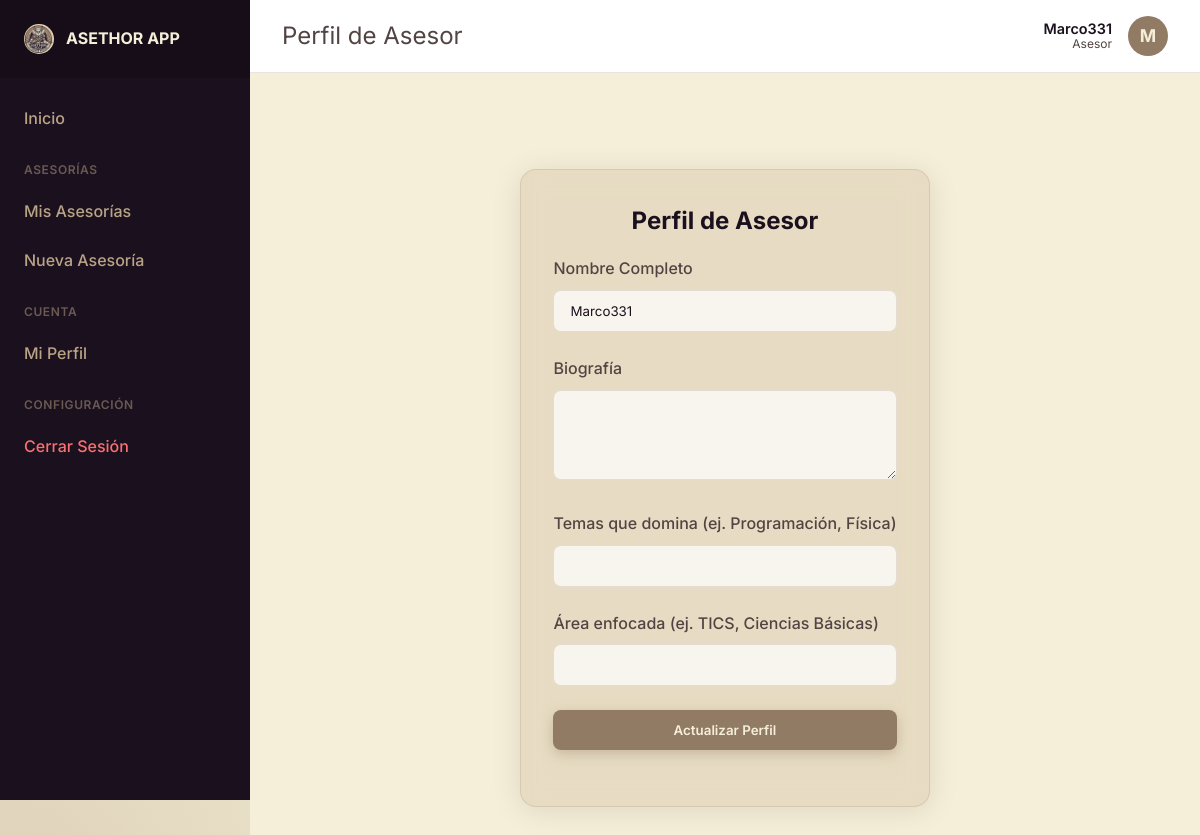
Page /asesor/profile (signed in) on the committed database.
### app/models.py (models this page shows, shortened)
class Profile(db.Model):
    id = db.Column(db.Integer, primary_key=True)
    user_id = db.Column(db.Integer, db.ForeignKey('user.id'), nullable=False)
    full_name = db.Column(db.String(100), nullable=True)
    bio = db.Column(db.Text, nullable=True)
    strengths = db.Column(db.String(200), nullable=True) # e.g. "matemáticas, programación"
    focus_areas = db.Column(db.String(200), nullable=True) # e.g. "álgebra, base de datos sql"
    rating_avg = db.Column(db.Float, default=0.0) # Calculated average for Asesores

class User(db.Model, UserMixin):
    id = db.Column(db.Integer, primary_key=True)
    username = db.Column(db.String(20), unique=True, nullable=False)
    password_hash = db.Column(db.String(60), nullable=False)
    role = db.Column(db.String(20), nullable=False, default='Estudiante') # Super-Admin, Admin, Asesor, Estudiante
    profile = db.relationship('Profile', backref='user', uselist=False, cascade='all, delete-orphan')
    sessions_given = db.relationship('TutoringSession', backref='asesor', cascade='all, delete-orphan')
    reviews_received = db.relationship('Review', foreign_keys='Review.asesor_id', backref='asesor_reviewed', cascade='all, delete-orphan')
    enrollments = db.relationship('Enrollment', backref='student', cascade='all, delete-orphan')
    reviews_given = db.relationship('Review', foreign_keys='Review.student_id', backref='student_reviewer', cascade='all, delete-orphan')

### app/routes/asesor.py (the view)
@asesor.route('/profile', methods=['GET', 'POST'])
def profile():
    form = UpdateAsesorProfileForm()
    if form.validate_on_submit():
        current_user.profile.full_name = form.full_name.data
        current_user.profile.bio = form.bio.data
        current_user.profile.strengths = form.strengths.data
        current_user.profile.focus_areas = form.focus_areas.data
        db.session.commit()
        flash('Tu perfil ha sido actualizado.', 'success')
        return redirect(url_for('asesor.profile'))
    elif request.method == 'GET':
        form.full_name.data = current_user.profile.full_name
        form.bio.data = current_user.profile.bio
        form.strengths.data = current_user.profile.strengths
        form.focus_areas.data = current_user.profile.focus_areas
    return render_template('asesor/profile.html', title='Perfil de Asesor', form=form)

### app/forms/asesor_forms.py
class UpdateAsesorProfileForm(FlaskForm):
    full_name = StringField('Nombre Completo', validators=[Length(max=100)])
    bio = TextAreaField('Biografía', validators=[Length(max=500)])
    strengths = StringField('Temas que domina (ej. Programación, Física)', validators=[Length(max=200)])
    focus_areas = StringField('Área enfocada (ej. TICS, Ciencias Básicas)', validators=[Length(max=200)])
    submit = SubmitField('Actualizar Perfil')

### app/models.py (called while the page is built)
@login_manager.user_loader
def load_user(user_id):
    return User.query.get(int(user_id))

### app/routes/asesor.py (called while the page is built)
@asesor.before_request
@login_required
def check_asesor():
    if current_user.role != 'Asesor':
        flash('Acceso denegado. Esta sección es solo para asesores.', 'danger')
        return redirect(url_for('main.home'))

### app/templates/asesor/profile.html (shortened to what this page needs)
{% extends 'base.html' %}
{% block content %}
<div class="auth-container glass card" style="max-width: 600px;">
    <h2 class="text-center mb-2">{{ title }}</h2>
    <form method="POST" action="">
        <div class="form-group">{{ form.full_name.label }} {{ form.full_name(class="form-control") }}</div>
        <div class="form-group">{{ form.bio.label }} {{ form.bio(class="form-control", rows=4) }}</div>
        <div class="form-group">{{ form.strengths.label }} {{ form.strengths(class="form-control") }}</div>
        <div class="form-group">{{ form.focus_areas.label }} {{ form.focus_areas(class="form-control") }}</div>
        <div class="form-group mt-2">
            {{ form.submit(class="btn btn-primary", style="width: 100%;") }}
        </div>
    </form>
</div>
{% endblock %}

### app/templates/base.html (shortened to what this page needs)
<!DOCTYPE html>
<html lang="es">
<head>
    <link rel="stylesheet" href="{{ url_for('static', filename='css/style.css') }}">
</head>
<body>
    {% if current_user.is_authenticated %}
    <div class="app-wrapper">
        <aside class="sidebar">
            <div class="sidebar-header">
                <img src="{{ url_for('static', filename='img/logo.jpg') }}" alt="Logo" style="height: 30px; object-fit: cover; border-radius: 50%;">
                <span style="font-weight: 700;">ASETHOR APP</span>
            </div>
            <nav class="sidebar-nav">
                <a href="{{ url_for('main.home') }}" class="sidebar-link">Inicio</a>
                {% if current_user.role == 'Super-Admin' or current_user.role == 'Admin' %}
                    <div class="sidebar-section">Administración</div>
                    <a href="{{ url_for('admin.dashboard') }}" class="sidebar-link">Panel Admin</a>
                    <a href="{{ url_for('admin.create_user') }}" class="sidebar-link">Crear Usuario</a>
                {% elif current_user.role == 'Asesor' %}
                    <div class="sidebar-section">Asesorías</div>
                    <a href="{{ url_for('asesor.sessions') }}" class="sidebar-link">Mis Asesorías</a>
                    <a href="{{ url_for('asesor.new_session') }}" class="sidebar-link">Nueva Asesoría</a>
                    <div class="sidebar-section">Cuenta</div>
                    <a href="{{ url_for('asesor.profile') }}" class="sidebar-link">Mi Perfil</a>
                {% endif %}
                <div class="sidebar-section">Configuración</div>
                <a href="{{ url_for('auth.logout') }}" class="sidebar-link" style="color: #f87171;">Cerrar Sesión</a>
            </nav>
        </aside>
        <main class="main-wrapper">
            <header class="topbar">
                <div class="topbar-title">{% if title %}{{ title }}{% else %}Inicio{% endif %}</div>
                <div class="topbar-profile">
                    <div style="text-align: right; line-height: 1.2;">
                        <div style="font-weight: 600; color: var(--text-primary); font-size: 0.9rem;">{{ current_user.profile.full_name or current_user.username }}</div>
                        <div style="font-size: 0.75rem; color: var(--text-secondary);">{{ current_user.role }}</div>
                    </div>
                    <div class="avatar">{{ current_user.username[0]|upper }}</div>
                </div>
            </header>
            <div class="container" style="padding: 2rem;">
    {% endif %}
        {% block content %}{% endblock %}
    {% if current_user.is_authenticated %}
            </div>
        </main>
    </div>
    {% else %}
    </main>
    {% endif %}
</body>
</html>

### app/static/css/style.css (style rules this page uses)
:root { --bg-color: #F5EFD9; --surface-color: rgba(226, 213, 185, 0.7); --surface-border: rgba(146, 123, 101, 0.2); --primary-color: #927B65; --primary-hover: #524443; --text-primary: #1B101E; --text-secondary: #524443; --danger-color: #ef4444; --success-color: #10b981; --warning-color: #BAA486; --font-family: 'Inter', sans-serif; }
* { box-sizing: border-box; margin: 0; padding: 0; }
body { background-color: var(--bg-color); color: var(--text-primary); font-family: var(--font-family); line-height: 1.6; min-height: 100vh; display: flex; flex-direction: column; background-image: radial-gradient(circle at top right, rgba(226, 213, 185, 0.8), transparent 40%), radial-gradient(circle at bottom left, rgba(186, 164, 134, 0.4), transparent 40%); background-attachment: fixed; }
.glass { background: var(--surface-color); backdrop-filter: blur(12px); -webkit-backdrop-filter: blur(12px); border: 1px solid var(--surface-border); border-radius: 16px; box-shadow: 0 4px 30px rgba(0, 0, 0, 0.1); }
.container { max-width: 1200px; margin: 0 auto; padding: 2rem; flex: 1; }
.card { padding: 2rem; margin-bottom: 2rem; transition: transform 0.3s ease, box-shadow 0.3s ease; }
.form-group { margin-bottom: 1.5rem; }
.form-group label { display: block; margin-bottom: 0.5rem; color: var(--text-secondary); font-weight: 500; }
.form-control, .form-select { width: 100%; padding: 0.75rem 1rem; border-radius: 8px; background: rgba(255, 255, 255, 0.7); border: 1px solid var(--surface-border); color: var(--text-primary); font-family: var(--font-family); transition: all 0.3s ease; }
.btn { display: inline-block; padding: 0.75rem 1.5rem; border-radius: 8px; font-weight: 600; text-align: center; cursor: pointer; border: none; text-decoration: none; transition: all 0.3s ease; font-family: var(--font-family); }
.btn-primary { background-color: var(--primary-color); color: #F5EFD9; box-shadow: 0 4px 14px rgba(146, 123, 101, 0.4); }
h1, h2, h3 { margin-bottom: 1rem; font-weight: 700; color: var(--text-primary); }
.text-center { text-align: center; }
.mt-2 { margin-top: 1rem; }
.mb-2 { margin-bottom: 1rem; }
.auth-container { max-width: 500px; margin: 4rem auto; }
.app-wrapper { display: flex; min-height: 100vh; }
.sidebar { width: 250px; background-color: var(--text-primary); color: var(--text-secondary); display: flex; flex-direction: column; position: fixed; height: 100vh; overflow-y: auto; }
.sidebar-header { padding: 1.5rem; background-color: rgba(0, 0, 0, 0.2); display: flex; align-items: center; gap: 0.75rem; color: var(--bg-color); }
.sidebar-nav { padding: 1rem 0; display: flex; flex-direction: column; }
.sidebar-link { padding: 0.75rem 1.5rem; color: var(--warning-color); text-decoration: none; display: flex; align-items: center; gap: 0.75rem; font-weight: 500; transition: background 0.3s; }
.sidebar-section { padding: 1rem 1.5rem 0.5rem; font-size: 0.75rem; text-transform: uppercase; letter-spacing: 0.05em; color: rgba(186, 164, 134, 0.5); font-weight: 600; }
.main-wrapper { flex: 1; margin-left: 250px; display: flex; flex-direction: column; background-color: var(--bg-color); }
.topbar { background-color: #ffffff; padding: 1rem 2rem; display: flex; justify-content: space-between; align-items: center; border-bottom: 1px solid var(--surface-border); }
.topbar-title { font-size: 1.5rem; color: var(--text-secondary); }
.topbar-profile { display: flex; align-items: center; gap: 1rem; }
.avatar { width: 40px; height: 40px; border-radius: 50%; background-color: var(--primary-color); color: #F5EFD9; display: flex; align-items: center; justify-content: center; font-weight: bold; font-size: 1.1rem; }

### rows in the picture
Profile: profile "Marco331", full_name "Marco331"
User: role "Asesor", username "M"

### other values in the picture
{{ title }} "Perfil de Asesor"
